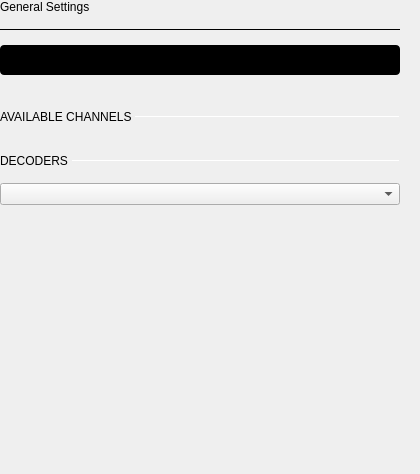
                   <widget class="QWidget" name="scrollAreaWidgetContents">
                    <property name="geometry">
                     <rect>
                      <x>0</x>
                      <y>0</y>
                      <width>420</width>
                      <height>474</height>
                     </rect>
                    </property>
                    <property name="sizePolicy">
                     <sizepolicy hsizetype="Expanding" vsizetype="Preferred">
                      <horstretch>0</horstretch>
                      <verstretch>0</verstretch>
                     </sizepolicy>
                    </property>
                    <layout class="QVBoxLayout" name="verticalLayout_6">
                     <property name="spacing">
                      <number>15</number>
                     </property>
                     <property name="leftMargin">
                      <number>0</number>
                     </property>
                     <property name="topMargin">
                      <number>0</number>
                     </property>
                     <property name="rightMargin">
                      <number>20</number>
                     </property>
                     <property name="bottomMargin">
                      <number>0</number>
                     </property>
                     <item>
                      <widget class="QLabel" name="label_3">
                       <property name="text">
                        <string>General Settings</string>
                       </property>
                       <property name="general_settings_label" stdset="0">
                        <bool>true</bool>
                       </property>
                      </widget>
                     </item>
                     <item>
                      <widget class="Line" name="line">
                       <property name="maximumSize">
                        <size>
                         <width>16777215</width>
                         <height>1</height>
                        </size>
                       </property>
                       <property name="frameShadow">
                        <enum>QFrame::Plain</enum>
                       </property>
                       <property name="lineWidth">
                        <number>2</number>
                       </property>
                       <property name="orientation">
                        <enum>Qt::Horizontal</enum>
                       </property>
                       <property name="blue_line" stdset="0">
                        <bool>true</bool>
                       </property>
                      </widget>
                     </item>
                     <item>
                      <layout class="QVBoxLayout" name="sweepSettingLayout">
                       <property name="spacing">
                        <number>15</number>
                       </property>
                      </layout>
                     </item>
                     <item>
                      <widget class="adiscope::CustomSwitch" name="btnStreamOneShot">
                       <property name="sizePolicy">
                        <sizepolicy hsizetype="Preferred" vsizetype="Fixed">
                         <horstretch>0</horstretch>
                         <verstretch>0</verstretch>
                        </sizepolicy>
                       </property>
                       <property name="maximumSize">
                        <size>
                         <width>400</width>
                         <height>30</height>
                        </size>
                       </property>
                       <property name="layoutDirection">
                        <enum>Qt::LeftToRight</enum>
                       </property>
                       <property name="styleSheet">
                        <string notr="true">QPushButton {
min-height: 30px;
max-height: 30px;
min-width: 400px;
max-width: 400px;
background-color: black;
border-radius: 4px;
}

QPushButton:disabled {
background-color: qlineargradient(spread:pad, x1:0.5, y1:0, x2:0.501, y2:0, stop:0 #727273, stop:1 #141416);
}

QWidget#handle {
min-height: 30px;
max-height: 30px;
min-width: 200px;
max-width: 200px;
background-color: #4a64ff;
border-radius: 2px;
}

QWidget#handle:disabled {
background-color: #aaaaaa;
}

QLabel {
margin-top: 6px;
background-color: transparent;
line-height: 19px;
}

QLabel#on {
margin-top: 0px;
min-height:30px;
max-height:30px;
min-width:200px;
max-width:200px;
qproperty-alignment: AlignCenter AlignCenter;
margin-left: 0px;
color: white;
}

QLabel#on:disabled {
color: rgba(255,255,255,102);
}

QLabel#off {
margin-top: 0px;
min-height:30px;
max-height:30px;
min-width:200px;
max-width:200px;
margin-left: 200px;
color: white;
qproperty-alignment: AlignCenter AlignCenter;
}

QLabel#off:disabled {
color: rgba(255,255,255,51);
}
</string>
                       </property>
                       <property name="text">
                        <string/>
                       </property>
                       <property name="checkable">
                        <bool>true</bool>
                       </property>
                       <property name="checked">
                        <bool>true</bool>
                       </property>
                       <property name="leftText" stdset="0">
                        <string>OneShot</string>
                       </property>
                       <property name="rightText" stdset="0">
                        <string>Stream</string>
                       </property>
                       <property name="duration" stdset="0">
                        <number>100</number>
                       </property>
                      </widget>
                     </item>
                     <item>
                      <spacer name="horizontalSpacer">
                       <property name="orientation">
                        <enum>Qt::Horizontal</enum>
                       </property>
                       <property name="sizeType">
                        <enum>QSizePolicy::Fixed</enum>
                       </property>
                       <property name="sizeHint" stdset="0">
                        <size>
                         <width>400</width>
                         <height>20</height>
                        </size>
                       </property>
                      </spacer>
                     </item>
                     <item>
                      <layout class="QHBoxLayout" name="subTitleLayout">
                       <property name="spacing">
                        <number>0</number>
                       </property>
                       <property name="topMargin">
                        <number>0</number>
                       </property>
                       <item>
                        <widget class="QLabel" name="label_6">
                         <property name="text">
                          <string>AVAILABLE CHANNELS </string>
                         </property>
                         <property name="subsection_label" stdset="0">
                          <bool>true</bool>
                         </property>
                        </widget>
                       </item>
                       <item>
                        <widget class="Line" name="line_3">
                         <property name="sizePolicy">
                          <sizepolicy hsizetype="Expanding" vsizetype="Fixed">
                           <horstretch>0</horstretch>
                           <verstretch>0</verstretch>
                          </sizepolicy>
                         </property>
                         <property name="maximumSize">
                          <size>
                           <width>16777215</width>
                           <height>1</height>
                          </size>
                         </property>
                         <property name="orientation">
                          <enum>Qt::Horizontal</enum>
                         </property>
                         <property name="subsection_line" stdset="0">
                          <bool>true</bool>
                         </property>
                        </widget>
                       </item>
                      </layout>
                     </item>
                     <item>
                      <widget class="QWidget" name="widget_2" native="true">
                       <property name="styleSheet">
                        <string notr="true"/>
                       </property>
                       <layout class="QVBoxLayout" name="verticalLayout_7">
                        <property name="spacing">
                         <number>0</number>
                        </property>
                        <property name="leftMargin">
                         <number>0</number>
                        </property>
                        <property name="topMargin">
                         <number>0</number>
                        </property>
                        <property name="rightMargin">
                         <number>0</number>
                        </property>
                        <property name="bottomMargin">
                         <number>0</number>
                        </property>
                        <item>
                         <layout class="QGridLayout" name="channelEnumeratorLayout">
                          <property name="topMargin">
                           <number>0</number>
                          </property>
                          <property name="spacing">
                           <number>15</number>
                          </property>
                         </layout>
                        </item>
                       </layout>
                      </widget>
                     </item>
                     <item>
                      <layout class="QHBoxLayout" name="horizontalLayout_2">
                       <property name="spacing">
                        <number>0</number>
                       </property>
                       <property name="topMargin">
                        <number>0</number>
                       </property>
                       <item>
                        <widget class="QLabel" name="label_7">
                         <property name="sizePolicy">
                          <sizepolicy hsizetype="Preferred" vsizetype="Preferred">
                           <horstretch>0</horstretch>
                           <verstretch>0</verstretch>
                          </sizepolicy>
                         </property>
                         <property name="text">
                          <string>DECODERS </string>
                         </property>
                         <property name="subsection_label" stdset="0">
                          <bool>true</bool>
                         </property>
                        </widget>
                       </item>
                       <item>
                        <widget class="Line" name="line_4">
                         <property name="sizePolicy">
                          <sizepolicy hsizetype="Expanding" vsizetype="Fixed">
                           <horstretch>0</horstretch>
                           <verstretch>0</verstretch>
                          </sizepolicy>
                         </property>
                         <property name="maximumSize">
                          <size>
                           <width>16777215</width>
                           <height>1</height>
                          </size>
                         </property>
                         <property name="orientation">
                          <enum>Qt::Horizontal</enum>
                         </property>
                         <property name="subsection_line" stdset="0">
                          <bool>true</bool>
                         </property>
                        </widget>
                       </item>
                      </layout>
                     </item>
                     <item>
                      <widget class="QComboBox" name="addDecoderComboBox">
                       <property name="focusPolicy">
                        <enum>Qt::NoFocus</enum>
                       </property>
                      </widget>
                     </item>
                     <item>
                      <widget class="QWidget" name="widget_4" native="true">
                       <layout class="QVBoxLayout" name="verticalLayout_8">
                        <property name="spacing">
                         <number>0</number>
                        </property>
                        <property name="leftMargin">
                         <number>0</number>
                        </property>
                        <property name="topMargin">
                         <number>0</number>
                        </property>
                        <property name="rightMargin">
                         <number>0</number>
                        </property>
                        <property name="bottomMargin">
                         <number>0</number>
                        </property>
                        <item>
                         <layout class="QGridLayout" name="decoderEnumeratorLayout">
                          <property name="topMargin">
                           <number>0</number>
                          </property>
                          <property name="spacing">
                           <number>15</number>
                          </property>
                         </layout>
                        </item>
                       </layout>
                      </widget>
                     </item>
                     <item>
                      <layout class="QVBoxLayout" name="exportLayout"/>
                     </item>
                     <item>
                      <spacer name="verticalSpacer">
                       <property name="orientation">
                        <enum>Qt::Vertical</enum>
                       </property>
                       <property name="sizeHint" stdset="0">
                        <size>
                         <width>20</width>
                         <height>40</height>
                        </size>
                       </property>
                      </spacer>
                     </item>
                    </layout>
                   </widget>
